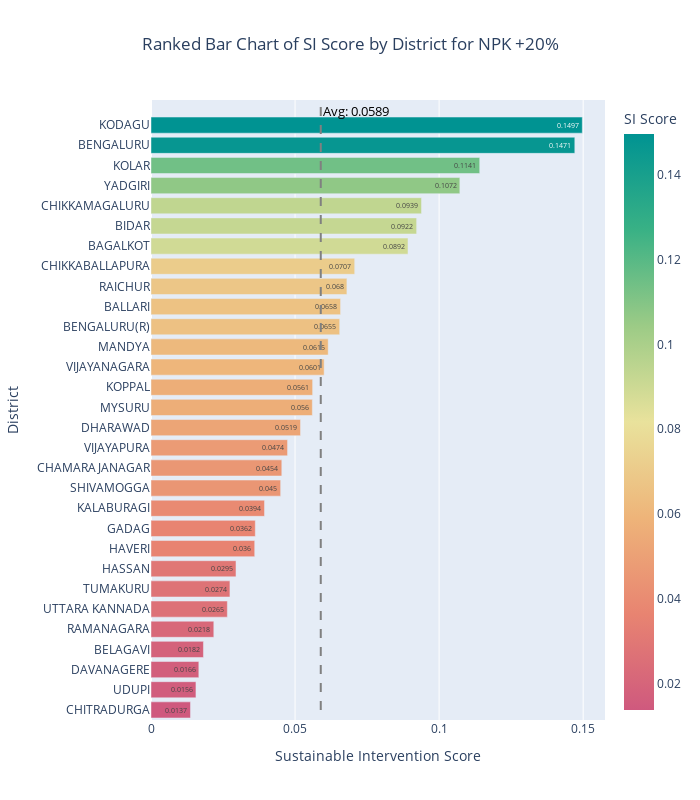

Notebook code for this chart:
### Code cell
import plotly.express as px

# Calculate the average of SI_Score
avg_si_score = ranked_df['SI_Score'].mean()

# Create the bar chart
fig = px.bar(
    ranked_df,
    x='SI_Score',        
    y='node',            
    text='SI_Score',     
    title='Ranked Bar Chart of SI Score by District for NPK +20%',
    labels={'node': 'District', 'SI_Score': 'SI Score'},
    color='SI_Score',    
    color_continuous_scale='Temps_r'
)

# Add a vertical line to indicate the average SI Score
fig.add_shape(
    type='line',
    x0=avg_si_score,
    y0=0,
    x1=avg_si_score,
    y1=len(ranked_df['node']),
    line=dict(color='grey', dash='dash'),
    xref='x',
    yref='y'
)

# Add a label to the average line
fig.add_annotation(
    x=avg_si_score,
    y=len(ranked_df['node']) - 0.3,
    text=f'Avg: {avg_si_score:.4f}',
    showarrow=False,
    font=dict(size=13, color='black'),
    xanchor='left'
)

# Update layout
fig.update_layout(
    width=700,
    height=800,
    xaxis_title='Sustainable Intervention Score',
    yaxis_title='District',
    title_x=0.5
)

fig.show()

### Figure 1 — Plotly figure (JSON) as saved in the notebook; plotly's stock layout.template omitted (floating-point values rounded to 4 significant figures)
{"data": [{"hovertemplate": "SI Score=%{marker.color}<br>District=%{y}<extra></extra>", "legendgroup": "", "marker": {"color": [0.0137, 0.0156, 0.0166, 0.0182, 0.0218, 0.0265, 0.0274, 0.0295, 0.036, 0.0362, 0.0394, 0.045, 0.0454, 0.0474, 0.0519, 0.056, 0.0561, 0.0601, 0.0615, 0.0655, 0.0658, 0.068, 0.0707, 0.0892, 0.0922, 0.0939, 0.1072, 0.1141, 0.1471, 0.1497], "coloraxis": "coloraxis", "pattern": {"shape": ""}}, "name": "", "orientation": "h", "showlegend": false, "text": [0.0137, 0.0156, 0.0166, 0.0182, 0.0218, 0.0265, 0.0274, 0.0295, 0.036, 0.0362, 0.0394, 0.045, 0.0454, 0.0474, 0.0519, 0.056, 0.0561, 0.0601, 0.0615, 0.0655, 0.0658, 0.068, 0.0707, 0.0892, 0.0922, 0.0939, 0.1072, 0.1141, 0.1471, 0.1497], "textposition": "auto", "type": "bar", "x": [0.0137, 0.0156, 0.0166, 0.0182, 0.0218, 0.0265, 0.0274, 0.0295, 0.036, 0.0362, 0.0394, 0.045, 0.0454, 0.0474, 0.0519, 0.056, 0.0561, 0.0601, 0.0615, 0.0655, 0.0658, 0.068, 0.0707, 0.0892, 0.0922, 0.0939, 0.1072, 0.1141, 0.1471, 0.1497], "xaxis": "x", "y": ["CHITRADURGA", "UDUPI", "DAVANAGERE", "BELAGAVI", "RAMANAGARA", "UTTARA KANNADA", "TUMAKURU", "HASSAN", "HAVERI", "GADAG", "KALABURAGI", "SHIVAMOGGA", "CHAMARAJANAGAR", "VIJAYAPURA", "DHARAWAD", "MYSURU", "KOPPAL", "VIJAYANAGARA", "MANDYA", "BENGALURU(R)", "BALLARI", "RAICHUR", "CHIKKABALLAPURA", "BAGALKOT", "BIDAR", "CHIKKAMAGALURU", "YADGIRI", "KOLAR", "BENGALURU", "KODAGU"], "yaxis": "y"}], "layout": {"annotations": [{"font": {"color": "black", "size": 13}, "showarrow": false, "text": "Avg: 0.0589", "x": 0.05892, "xanchor": "left", "y": 29.7}], "barmode": "relative", "coloraxis": {"colorbar": {"title": {"text": "SI Score"}}, "colorscale": [[0, "rgb(207, 89, 126)"], [0.1667, "rgb(232, 132, 113)"], [0.3333, "rgb(238, 180, 121)"], [0.5, "rgb(233, 226, 156)"], [0.6667, "rgb(156, 203, 134)"], [0.8333, "rgb(57, 177, 133)"], [1, "rgb(0, 147, 146)"]]}, "height": 800, "legend": {"tracegroupgap": 0}, "shapes": [{"line": {"color": "grey", "dash": "dash"}, "type": "line", "x0": 0.05892, "x1": 0.05892, "xref": "x", "y0": 0, "y1": 30, "yref": "y"}], "title": {"text": "Ranked Bar Chart of SI Score by District for NPK +20%", "x": 0.5}, "width": 700, "xaxis": {"anchor": "y", "domain": [0, 1], "title": {"text": "Sustainable Intervention Score"}}, "yaxis": {"anchor": "x", "domain": [0, 1], "title": {"text": "District"}}}}
